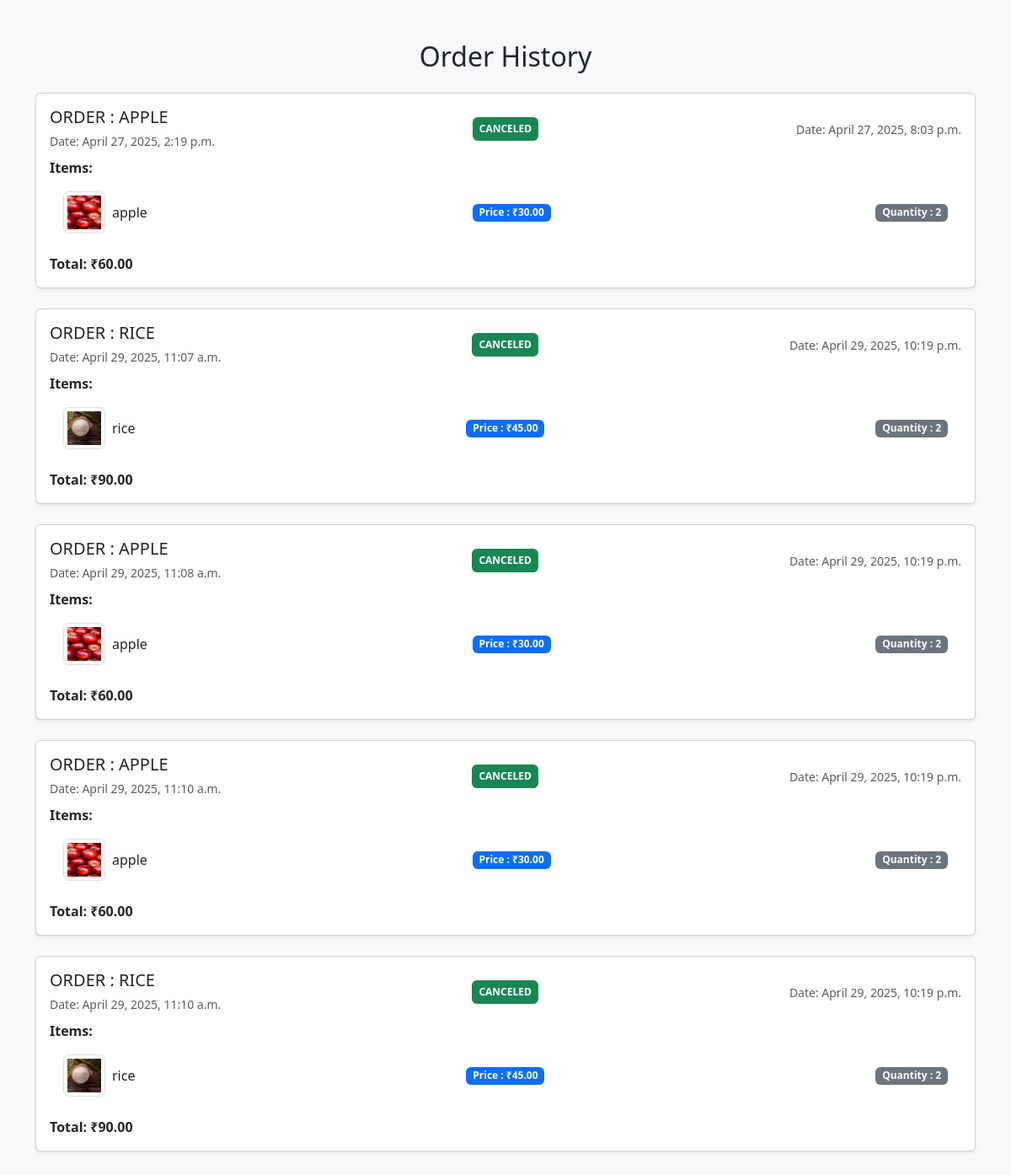
Page /history_order/ (signed in) on the committed database.
### app1/models.py (models this page shows, shortened)
class Order(models.Model):
    Seller = models.ForeignKey(Seller, on_delete=models.CASCADE, related_name='orders')
    user = models.ForeignKey(User, on_delete=models.CASCADE, related_name='orders')
    product = models.ForeignKey(Product, on_delete=models.CASCADE, related_name='orders')
    quantity = models.PositiveIntegerField(default=1)
    order_date = models.DateTimeField(auto_now_add=True)
    expected_delivery_date = models.DateTimeField(null=True, blank=True)
    address = models.ForeignKey(Address, on_delete=models.CASCADE, related_name='orders')
    phone_number = models.CharField(max_length=10, null=True, blank=True)
    total_price = models.DecimalField(max_digits=10, decimal_places=2)
    status = models.CharField(max_length=20, choices=[
        ('pending', 'Pending'),
        ('shipped', 'Shipped'),
        ('delivered', 'Delivered'),
        ('canceled', 'Canceled'),
    ], default='pending')

class Product(models.Model):
    p_name=models.CharField(max_length=200)
    description=models.TextField()
    categories =models.CharField(max_length=200)
    price=models.DecimalField(max_digits=10,decimal_places=2)
    stock=models.PositiveIntegerField()
    image_url =models.ImageField(upload_to='uploads/')
    seller = models.ForeignKey(Seller, on_delete=models.CASCADE, related_name='products')
    created_at = models.DateTimeField(auto_now_add=True)
    updated_at = models.DateTimeField(auto_now=True)

### app1/views.py (the view)
# urls.py: path('history_order/', views.history_order, name='history_order'),
def history_order(request):
    user_id = request.session.get('U_id')
    user = User.objects.get(id=user_id)
    orders = Order.objects.filter(user=user).select_related('product', 'Seller')
    return render(request, 'history_order.html', {'orders': orders})

### templates/history_order.html (shortened to what this page needs)
<!DOCTYPE html>
<html lang="en">
<head>
    <link href="https://cdn.jsdelivr.net/npm/bootstrap@5.3.0/dist/css/bootstrap.min.css" rel="stylesheet">
</head>
<body class="bg-light">
<div class="container py-5">
    <h2 class="text-center mb-4">Order History</h2>
    {% for order in orders %}
    {% if order.status == "delivered" or order.status == "canceled" %}
    <div class="card shadow-sm mb-4">
        <div class="card-body">
            <div class="d-flex justify-content-between align-items-center mb-2">
                <div>
                    <h5 class="card-title mb-1 text-uppercase">Order : {{ order.product.p_name}}</h5>
                    <small class="text-muted">Date: {{ order.order_date }}</small>
                </div>
                <span class="badge bg-success p-2 text-uppercase">{{ order.status }}</span>
                <small class="text-muted">Date: {{ order.expected_delivery_date }}</small>
            </div>
            <p class="mb-2"><strong>Items:</strong></p>
            <ul class="list-group list-group-flush mb-3">
                <li class="list-group-item d-flex justify-content-between align-items-center">
                    <div class="d-flex align-items-center">
                        <img src="{{ order.product.image_url.url }}" alt="{{ order.product.p_name }}" class="img-thumbnail me-2" style="width: 50px; height: 50px;">
                        <span>{{ order.product.p_name }}</span>
                    </div>
                    <span class="badge bg-primary">Price : ₹{{ order.product.price }}</span>
                    <span class="badge bg-secondary"> Quantity : {{ order.quantity }} <br></span>
                </li>
            </ul>
            <div class="d-flex justify-content-between">
                <strong>Total: ₹{{ order.total_price }}</strong>
            </div>
        </div>
    </div>
    {% endif %}
    {% endfor %}
</div>
</body>
</html>

### rows in the picture
Order: product.p_name "APPLE", order_date "April 27, 2025, 2:19 p.m.", status "CANCELED", expected_delivery_date "April 27, 2025, 8:03 p.m.", product.image_url (picture), product.p_name "apple", product.price "30.00", quantity "2", total_price "60.00"
Order: product.p_name "RICE", order_date "April 29, 2025, 11:07 a.m.", status "CANCELED", expected_delivery_date "April 29, 2025, 10:19 p.m.", product.image_url (picture), product.p_name "rice", product.price "45.00", quantity "2", total_price "90.00"
Order: product.p_name "APPLE", order_date "April 29, 2025, 11:08 a.m.", status "CANCELED", expected_delivery_date "April 29, 2025, 10:19 p.m.", product.image_url (picture), product.p_name "apple", product.price "30.00", quantity "2", total_price "60.00"
Order: product.p_name "APPLE", order_date "April 29, 2025, 11:10 a.m.", status "CANCELED", expected_delivery_date "April 29, 2025, 10:19 p.m.", product.image_url (picture), product.p_name "apple", product.price "30.00", quantity "2", total_price "60.00"
Order: product.p_name "RICE", order_date "April 29, 2025, 11:10 a.m.", status "CANCELED", expected_delivery_date "April 29, 2025, 10:19 p.m.", product.image_url (picture), product.p_name "rice", product.price "45.00", quantity "2", total_price "90.00"
